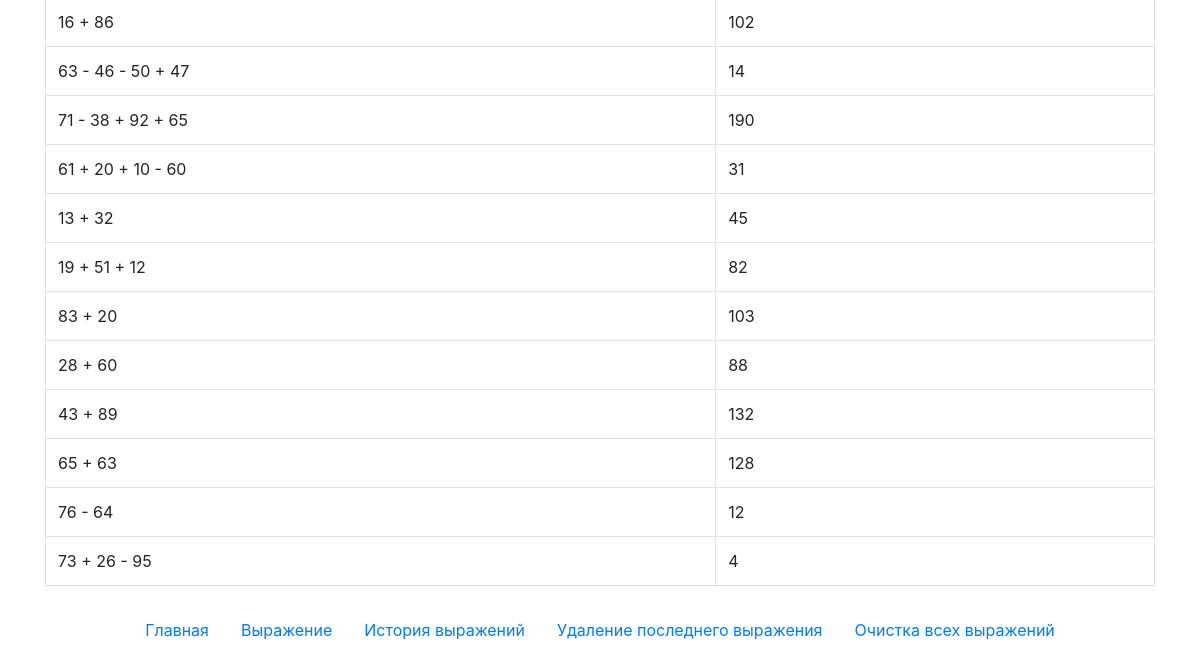
The page /history/ (lower part) on the database as committed earlier.
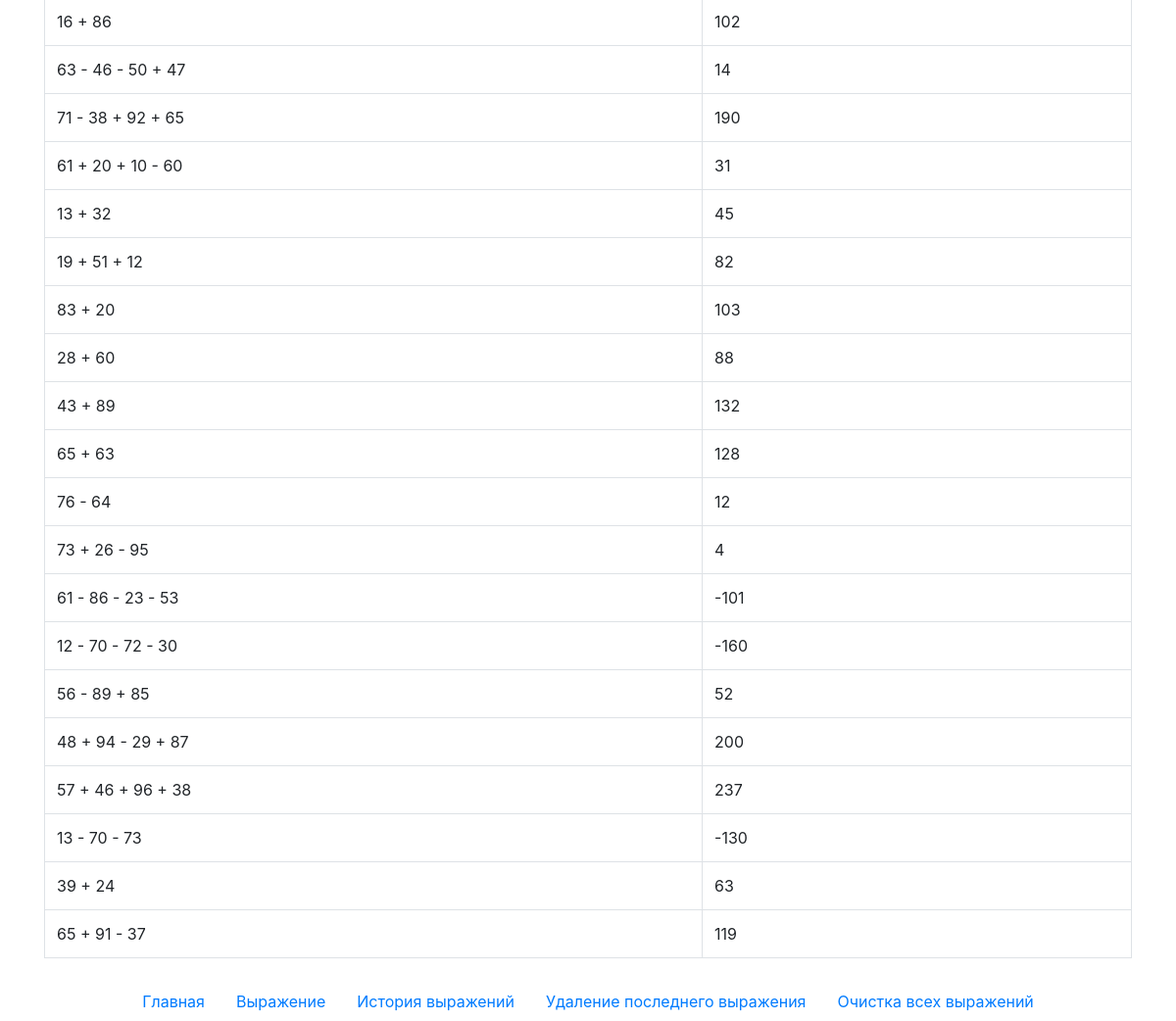
The same page on the database as committed later.
### myapp/models.py (models this page shows, shortened)
class Calculation(models.Model):
    expression = models.CharField(max_length=255)
    result = models.IntegerField()

### myapp/views.py (the view)
# urls.py: path('history/', history, name='history'),
def history(request):
    calculations = Calculation.objects.all()
    return render(request, 'history.html', {'calculations': calculations})

### myapp/templates/history.html (shortened to what this page needs)
<!DOCTYPE html>
<html lang="ru">
<head>
    <link rel="stylesheet" href="https://stackpath.bootstrapcdn.com/bootstrap/4.5.2/css/bootstrap.min.css">
</head>
<body>
    <div class="container mt-4">
        <table class="table table-bordered mt-4">
            <tbody>
                {% for calculation in calculations %}
                <tr>
                    <td>{{ calculation.expression }}</td>
                    <td>{{ calculation.result }}</td>
                </tr>
                {% endfor %}
            </tbody>
        </table>
        <nav class="mt-4">
            <ul class="nav justify-content-center">
                <li class="nav-item"><a class="nav-link" href="{% url 'home' %}">Главная</a></li>
                <li class="nav-item"><a class="nav-link" href="{% url 'expression' %}">Выражение</a></li>
                <li class="nav-item"><a class="nav-link" href="{% url 'history' %}">История выражений</a></li>
                <li class="nav-item"><a class="nav-link" href="{% url 'delete' %}">Удаление последнего выражения</a></li>
                <li class="nav-item"><a class="nav-link" href="{% url 'clear' %}">Очистка всех выражений</a></li>
            </ul>
        </nav>
    </div>
</body>
</html>

Rows that differ between the two databases and show on the page:
added Calculation: expression "61 - 86 - 23 - 53", result "-101"
added Calculation: expression "12 - 70 - 72 - 30", result "-160"
added Calculation: expression "56 - 89 + 85", result "52"
added Calculation: expression "48 + 94 - 29 + 87", result "200"
added Calculation: expression "57 + 46 + 96 + 38", result "237"
added Calculation: expression "13 - 70 - 73", result "-130"
added Calculation: expression "39 + 24", result "63"
added Calculation: expression "65 + 91 - 37", result "119"
